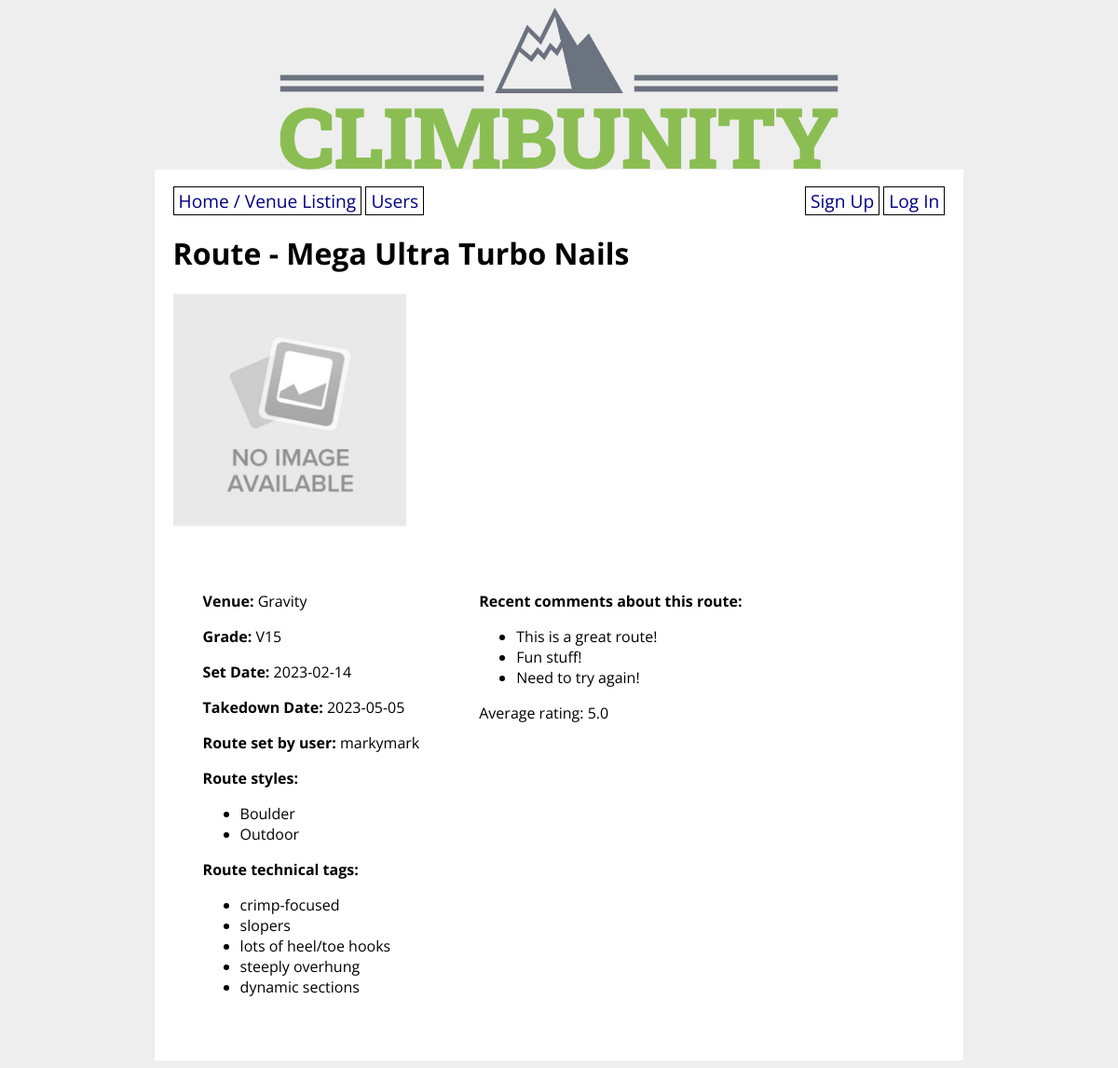
The app's page /route/1, older data.
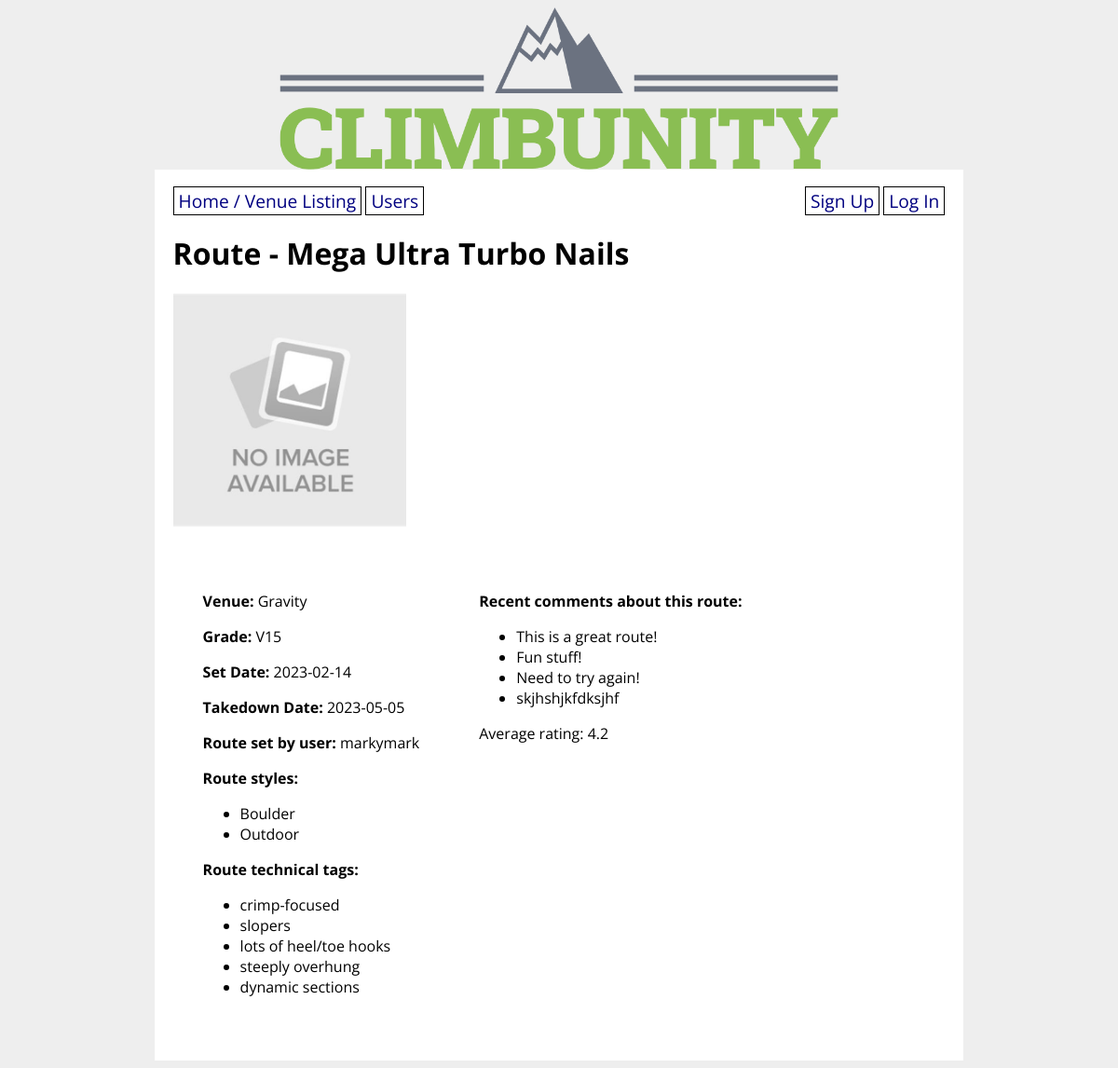
The same page, newer data.
### climbunity_app/models.py (models this page shows, shortened)
class Style(db.Model):
    id = db.Column(db.Integer, primary_key=True)
    style = db.Column(db.String(8))
    climber_styles = db.relationship('User',
        secondary='user_style_lists', back_populates='user_does_styles'
    )
    route_styles = db.relationship('Route',
        secondary='route_style_lists', back_populates='possible_route_styles'
    )
    def __str__(self):
        return f'{self.style}'

class Tag(db.Model):
    id = db.Column(db.Integer, primary_key=True)
    tag = db.Column(db.String)
    tagged_routes = db.relationship('Route',
        secondary='route_tag_lists', back_populates='route_tags'
    )
    def __str__(self):
        return f'{self.tag}'
    def __repr__(self):
        return f'{self.tag}'

class Ascent(db.Model):
    id = db.Column(db.Integer, primary_key=True)
    user_id = db.Column(db.Integer, db.ForeignKey('user.id'), nullable=False)
    route_id = db.Column(db.Integer, db.ForeignKey('route.id'), nullable=False)
    send_date = db.Column(db.Date)
    send_type = db.Column(db.Enum(SendType))
    send_rating = db.Column(db.Integer)
    send_comments = db.Column(db.String)
    routes_ascended = db.relationship('Route',
        secondary="route_ascent_lists", back_populates='ascents_on_route'
    )

### climbunity_app/main/routes.py (the view, shortened to what this page needs)
@main.route('/route/<route_id>', methods=['GET', 'POST'])
def route_detail(route_id):
    route = Route.query.get(route_id)
    route_venue = Venue.query.get(route.venue_id)
    setter = User.query.get(route.setter_id)
    ratings = 0
    rating = 0
    if route.ascents_on_route:
        for ascent in route.ascents_on_route:
            ratings += ascent.send_rating
        rating = ratings/len(route.ascents_on_route)
    form = RouteForm(obj=route)
    item = Route.query.get(route_id)
    return render_template('route_detail.html', form=form, route=route, route_venue=route_venue, setter=setter, rating=rating)

### climbunity_app/models.py (called while the page is built)
    def __str__(self):
        return f'{self.username}'

    def __str__(self):
        return f'{self.name}'

### climbunity_app/templates/route_detail.html (shortened to what this page needs)
{% extends 'base.html' %}
{% block content %}
    <h1>Route - {{ route.name }}</h1>
    {% if route.photo_url %}
        <p><img src="{{ route.photo_url }}" width="250px" height="250px"></p>
    {% endif %}
    <div class="route-container">
        <div class="route-info">
        <p><strong>Venue:</strong> {{ route_venue }}</p>
        <p><strong>Grade:</strong> {{ route.grade }}</p>
        <p><strong>Set Date:</strong> {{ route.route_set_date }}</p>
        <p><strong>Takedown Date:</strong> {{ route.route_takedown_date }}</p>
        <p><strong>Route set by user:</strong> {{ setter }}</p>
        <p><strong>Route styles:</strong></p>
        <ul>
            {% for style in route.possible_route_styles %}
                <li>{{ style }}</li>
            {% endfor %}
        </ul>
        <p><strong>Route technical tags:</strong></p>
        <ul>
            {% for tag in route.route_tags %}
                <li>{{ tag }}</li>
            {% endfor %}
        </ul>
        </div>
        <div class="route-social">
            {% if route.ascents_on_route %}
                <p><strong>Recent comments about this route:</strong></p>
                <ul>
                    {% for ascent in route.ascents_on_route %}
                        {% if ascent.send_comments %}
                            <li>{{ ascent.send_comments }}</li>
                        {% endif %}
                    {% endfor %}
                </ul>
                <p>Average rating: {{ rating }}</p>
            {% else %}
                <p>No comments yet... Log an ascent and leave some comments!</p>
            {% endif %}
        </div>
    </div>
{% endblock %}

Row changes from the older to the newer data that the page shows:
added Ascent: send_comments "skjhshjkfdksjhf"
Text that changed along with them:
{{ rating }}: "5.0" → "4.2"
